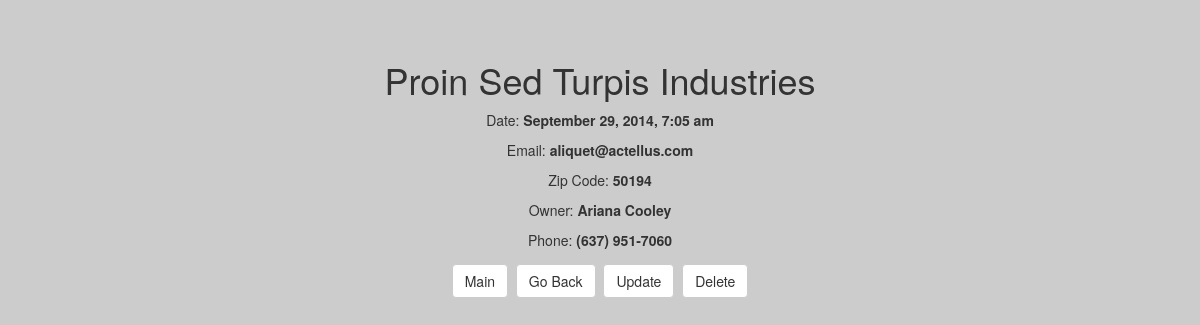
Page /Lab4/read.php?corp=1 on the committed database.
### tables this page shows
CREATE TABLE IF NOT EXISTS `corps` (
  `id` mediumint(8) unsigned NOT NULL,
  `corp` varchar(255) DEFAULT NULL,
  `incorp_dt` varchar(255) DEFAULT NULL,
  `email` varchar(255) DEFAULT NULL,
  `zipcode` varchar(10) DEFAULT NULL,
  `owner` varchar(255) DEFAULT NULL,
  `phone` varchar(100) DEFAULT NULL
);

### Lab4/read.php (the view, shortened to what this page needs)
<html>
    <head>
        <link rel="stylesheet" type="text/css" href="style3.css">
        <link rel="stylesheet" type="text/css" href="css/bootstrap.css">
    </head>
    <body>
         <?php
                $value = filter_input(INPUT_GET, 'corp');
                $db = getDatabase();
                $stmt = $db->prepare("SELECT * FROM corps WHERE id =:value");
                $binds = array(
                    ":value"=>$value
                );
                $results = array();
                if($stmt->execute($binds) && $stmt->rowCount() > 0) {
                $results = $stmt->fetchAll(PDO::FETCH_ASSOC);
                }
        ?>
        <br/><br/>
    <center>
        <form class="form-inline">
        <?php foreach ($results as $row): ?>
        <h1><?php echo $row['corp']?></h1>
        <p>Date:  <b><?php echo date("F j, Y, g:i a",strtotime($row['incorp_dt'])); ?></b></p>
        <p>Email:  <b><?php echo $row['email']."";?></b></p>
        <p>Zip Code:  <b><?php echo $row['zipcode']."";?></b></p>
        <P>Owner:  <b><?php echo $row['owner']."";?></b></p>
        <p>Phone:  <b><?php echo $row['phone']."";?></p>
    <?php endforeach;?>
        </form>
    </Center>
    <center>
<input type="button" class="btn btn-default" value="Main" onClick="location.href='Index.php'"/>&nbsp;&nbsp;<input type="button" class="btn btn-default" value="Go Back" onClick="location.href='view.php'"/>&nbsp;&nbsp;<input type="button" class="btn btn-default" value="Update" onClick="location.href='update.php?id=<?php echo $row['id']?>'"/>&nbsp;&nbsp;<input type="button" class="btn btn-default" value="Delete" onClick="location.href='delete.php?id=<?php echo $row['id']?>'"/>
    </center>
    </body>
</html>

### Lab4/style3.css (style rules this page uses)
body { background-image: url(image/BG.png); background-size:cover; }

### rows in the picture
corps: corp "Proin Sed Turpis Industries", incorp_dt "September 29, 2014, 7:05 am", email "aliquet@actellus.com", zipcode "50194", owner "Ariana Cooley", phone "(637) 951-7060"
